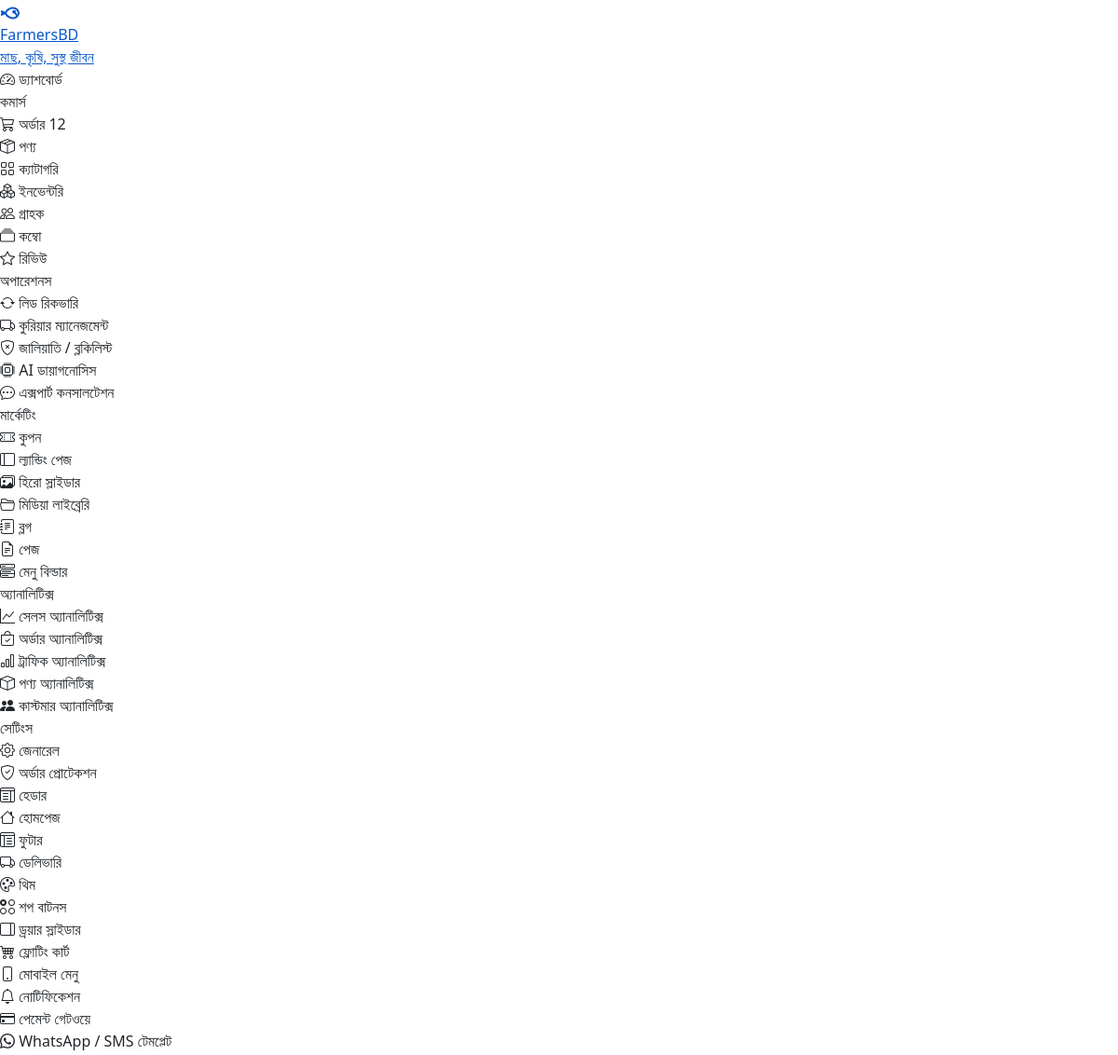
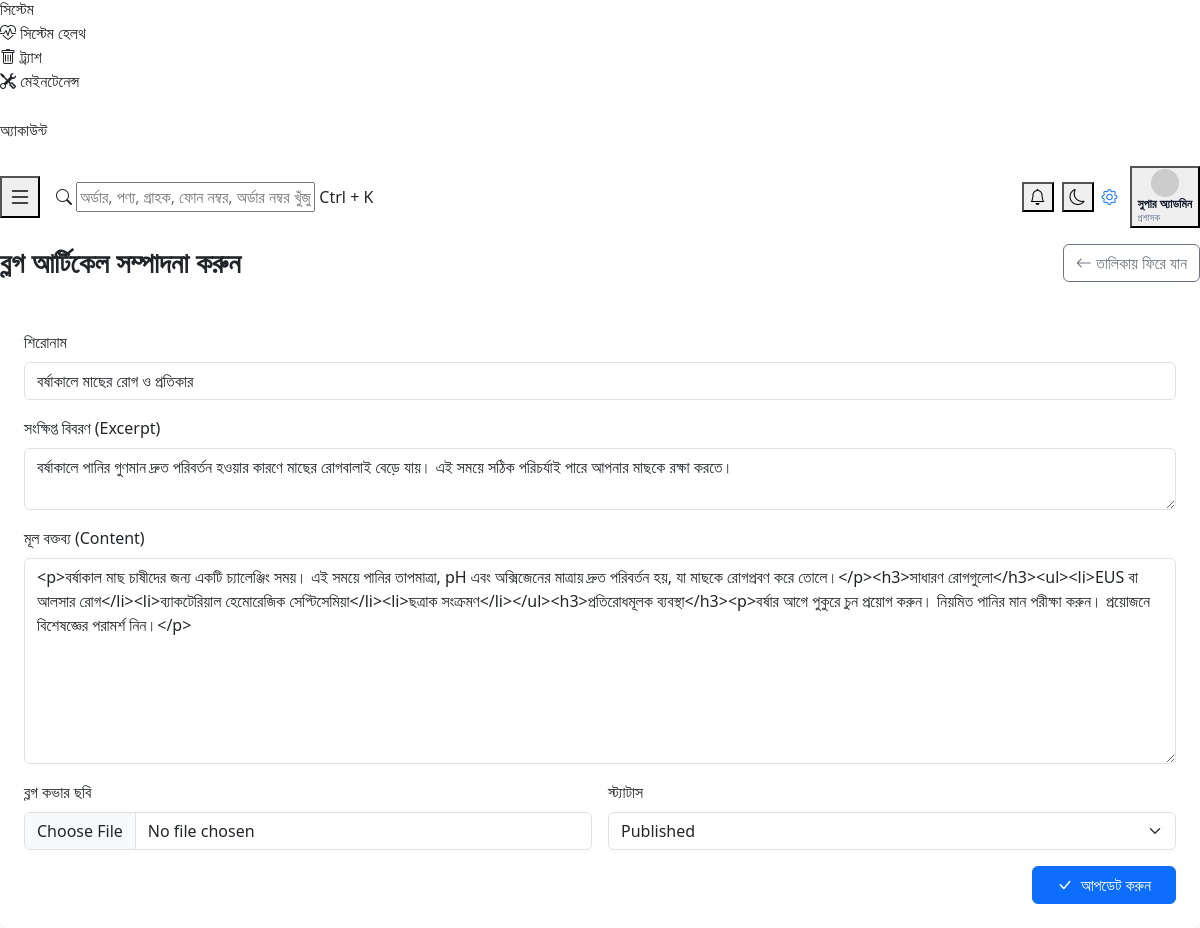
The app's page /admin/blogs/edit.php?id=1 (signed in) with its own data (2 pictures, top to bottom).
### tables this page shows
CREATE TABLE IF NOT EXISTS `blogs` (
    `id`           INT UNSIGNED    NOT NULL AUTO_INCREMENT,
    `category_id`  INT UNSIGNED    DEFAULT NULL,
    `title`        VARCHAR(400)    NOT NULL,
    `slug`         VARCHAR(420)    NOT NULL,
    `excerpt`      TEXT            DEFAULT NULL,
    `content`      LONGTEXT        DEFAULT NULL,
    `image`        VARCHAR(255)    DEFAULT NULL,
    `is_featured`  TINYINT(1)      NOT NULL DEFAULT 0,
    `is_active`    TINYINT(1)      NOT NULL DEFAULT 1,
    `meta_title`   VARCHAR(255)    DEFAULT NULL,
    `meta_desc`    TEXT            DEFAULT NULL,
    `created_at`   DATETIME        NOT NULL DEFAULT CURRENT_TIMESTAMP,
    `updated_at`   DATETIME        NOT NULL DEFAULT CURRENT_TIMESTAMP ON UPDATE CURRENT_TIMESTAMP,
    PRIMARY KEY (`id`),
    UNIQUE KEY `uq_blogs_slug` (`slug`),
    KEY `idx_blogs_category` (`category_id`),
    KEY `idx_blogs_is_featured` (`is_featured`),
    KEY `idx_blogs_is_active` (`is_active`),
    KEY `idx_blogs_created_at` (`created_at`),
    CONSTRAINT `fk_blogs_category`
        FOREIGN KEY (`category_id`) REFERENCES `blog_categories`(`id`) ON DELETE SET NULL
);

### includes/functions.php (called while the page is built, shortened)
<?php
function e(?string $str): string
{
    return htmlspecialchars($str ?? '', ENT_QUOTES, 'UTF-8');
}

### admin/blogs/edit.php (the view, shortened to what this page needs)
<?php
$base = dirname(dirname(__DIR__));
require_once $base . '/includes/functions.php';
require_once $base . '/includes/admin-auth.php';
$id = isset($_GET['id']) ? (int)$_GET['id'] : 0;
$pdo = get_db_connection();
$stmt = $pdo->prepare("SELECT * FROM blogs WHERE id = ?");
$stmt->execute([$id]);
$blog = $stmt->fetch();
require_once $base . '/admin/includes/header.php';
?>
<div class="d-flex justify-content-between align-items-center mb-4">
    <h3 class="fw-bold text-dark mb-0">ব্লগ আর্টিকেল সম্পাদনা করুন</h3>
    <a href="<?= BASE_URL ?>/admin/blogs/index.php" class="btn btn-outline-secondary"><i class="bi bi-arrow-left"></i> তালিকায় ফিরে যান</a>
</div>
<div class="card border-0 shadow-sm rounded-3">
    <div class="card-body p-4">
        <form method="POST" action="" enctype="multipart/form-data">
            <div class="row g-3">
                <div class="col-12">
                    <label class="form-label fw-medium">শিরোনাম</label>
                    <input type="text" name="title" class="form-control" value="<?= e($blog['title']) ?>" required>
                </div>
                <div class="col-12">
                    <label class="form-label fw-medium">সংক্ষিপ্ত বিবরণ (Excerpt)</label>
                    <textarea name="excerpt" class="form-control" rows="2"><?= e($blog['excerpt']) ?></textarea>
                </div>
                <div class="col-12">
                    <label class="form-label fw-medium">মূল বক্তব্য (Content)</label>
                    <textarea name="content" class="form-control" rows="8" required><?= e($blog['content']) ?></textarea>
                </div>
                <div class="col-md-6">
                    <label class="form-label fw-medium">ব্লগ কভার ছবি</label>
                    <input type="file" name="image" class="form-control" accept="image/*">
                </div>
                <div class="col-md-6">
                    <label class="form-label fw-medium">স্ট্যাটাস</label>
                    <select name="status" class="form-select">
                        <option value="published" <?= !empty($blog['is_active']) ? 'selected' : '' ?>>Published</option>
                    </select>
                </div>
                <div class="col-12 text-end">
                    <button type="submit" class="btn btn-primary px-4"><i class="bi bi-check-lg me-1"></i> আপডেট করুন</button>
                </div>
            </div>
        </form>
    </div>
</div>
<?php require_once $base . '/admin/includes/footer.php'; ?>

### records on screen
blogs: title "বর্ষাকালে মাছের রোগ ও প্রতিকার", excerpt "বর্ষাকালে পানির গুণমান দ্রুত পরিবর্তন হওয়ার কারণে মাছের রোগবালাই বেড়ে যায়। এই সময়ে সঠিক পরিচর্যাই পারে আপনার মাছকে রক্ষা করতে।", content "<p>বর্ষাকাল মাছ চাষীদের জন্য একটি চ্যালেঞ্জিং সময়। এই সময়ে পানির তাপমাত্রা, pH এবং অক্সিজেনের মাত্রায় দ্রুত পরিবর্তন হয়, যা মাছকে রোগপ্রবণ করে তোলে।</p><h3>সাধারণ রোগগুলো</h3><ul><li>EUS বা আলসার রোগ</li><li>ব্যাকটেরিয়াল হেমোরেজিক সেপ্টিসেমিয়া</li><li>ছত্রাক সংক্রমণ</li></ul><h3>প্রতিরোধমূলক ব্যবস্থা</h3><p>বর্ষার আগে পুকুরে চুন প্রয়োগ করুন। নিয়মিত পানির মান পরীক্ষা করুন। প্রয়োজনে বিশেষজ্ঞের পরামর্শ নিন।</p>", status "Published"

### other values on screen
$pending_orders_count "12"
$_SESSION['admin_name'] "সুপার অ্যাডমিন"
